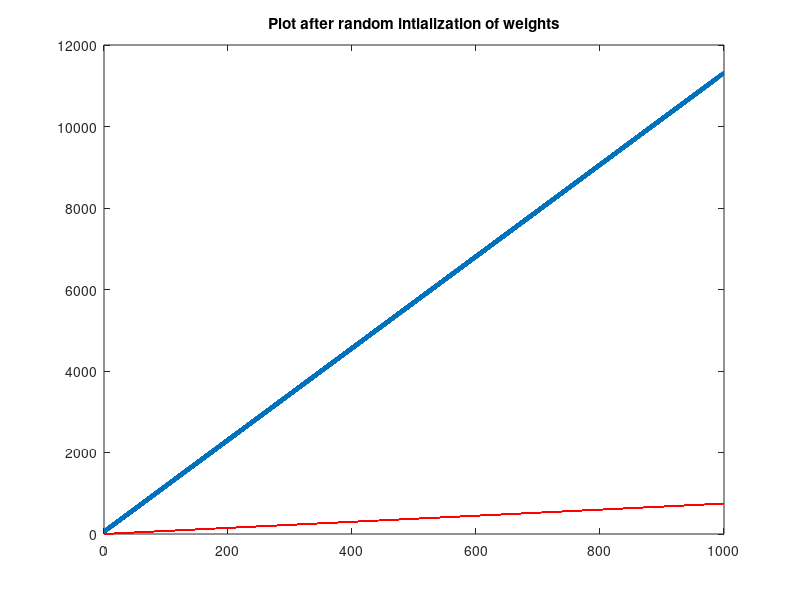
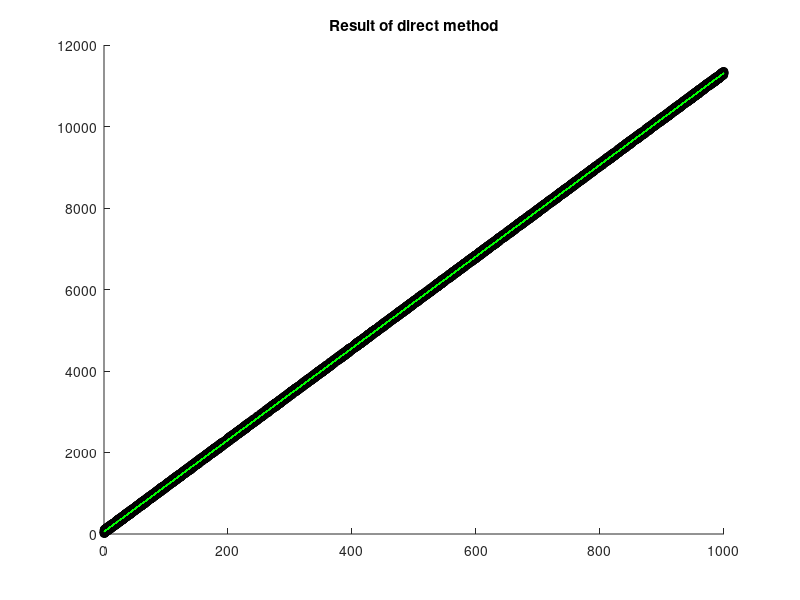
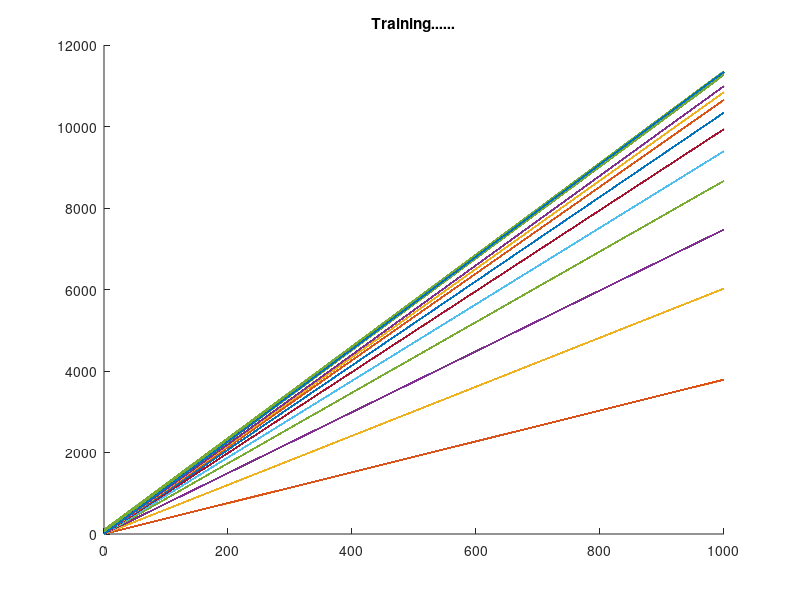
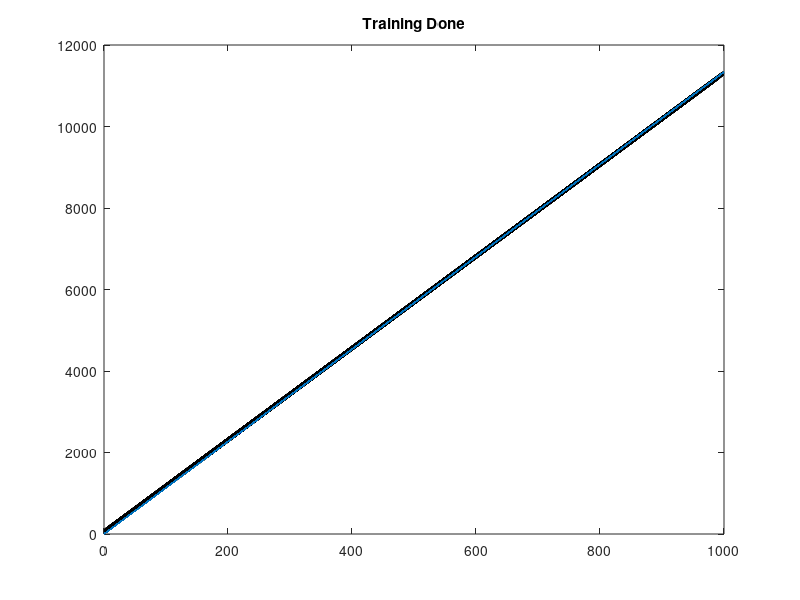

Recreate these plots in MATLAB, in order.
file = csvread('train.csv');

x_train = file(2:end,1);
y_train = file(2:end,2);
vector_1 = ones(rows(x_train),1);
new_x_train = [vector_1,x_train];

%step 2
w = rand(2,1);

%step 3
plot(x_train,y_train);
title('Plot after random intialization of weights');
hold on;
a = new_x_train * w;
plot(x_train,a,'r');
print('fig1.pdf');
figure;

%step 4
w_direct = inv(new_x_train' * new_x_train) * (new_x_train' * y_train);
b = new_x_train * w_direct;
scatter(x_train,y_train,'k');
title('Result of direct method');
hold on;
plot(x_train,b,'g');
print('fig2.pdf');
figure;

%step 5
Eta = 1e-8;
epoch = 2;

for nepoch = 1:epoch
    hold on;
    plot(x_train,y_train);
    title('Training......');
    for j = 1:rows(x_train)
        x = new_x_train(j,:);
        y = y_train(j,:);
        w = w - Eta * (dot(x',w) - y) * (x');
        if (rem(j,100) == 0 && j < 1001)
            plot(x_train,new_x_train * w);
        endif
    endfor
endfor

%step 6
print('fig3.pdf');
figure;
plot(x_train, y_train,'k');
title('Training Done');
hold on;
plot(x_train,new_x_train*w);
print('fig4.pdf');

%step 7
file2 = csvread('test.csv');
x_test = file2(2:end,1);
y_test = file2(2:end,2);
vector_1 = ones(rows(x_test),1);
new_x_test = [vector_1,x_test];
y1_pred = new_x_test * w;
y2_pred = new_x_test * w_direct;

rms1 = norm(y1_pred - y_test)/sqrt(rows(y_test));
rms2 = norm(y2_pred - y_test)/sqrt(rows(y_test));

printf('RMSE between y1_pred and y_test = %f\n',rms1);
printf('RMSE between y2_pred and y_test = %f\n',rms2);
